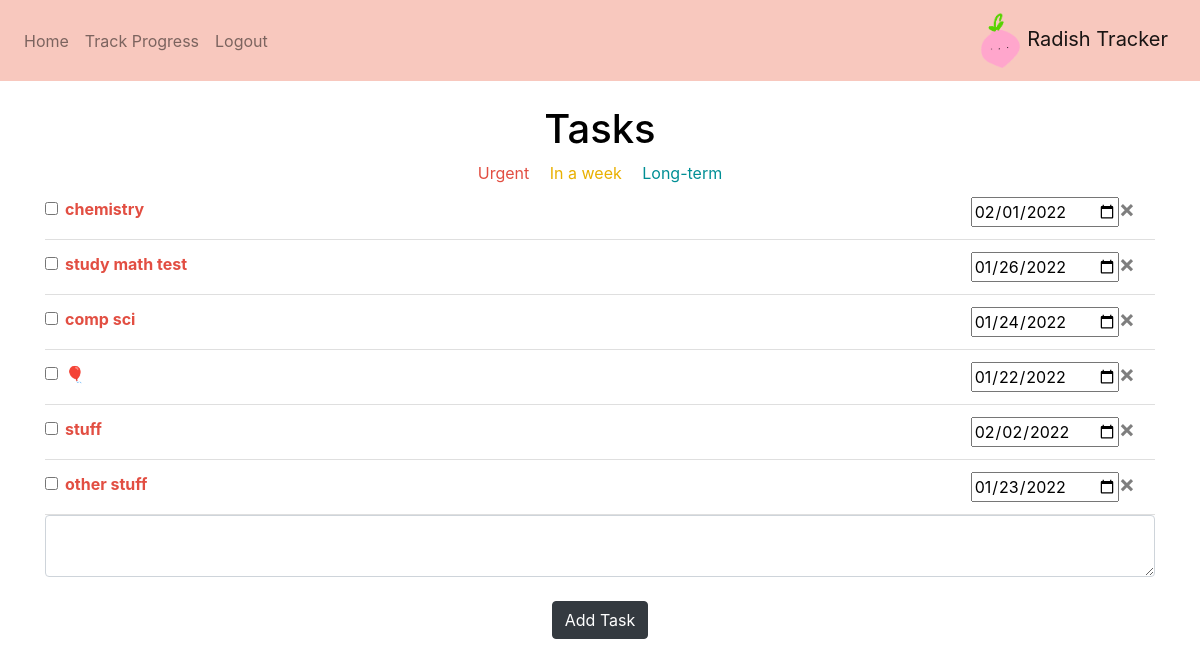
Screenshot of / (signed in) with the database file from the repository.
### website/models.py (models this page shows)
class Note(db.Model):
    id = db.Column(db.Integer, primary_key = True) #database will automatically set id for you
    data = db.Column(db.String(10000))
    date = db.Column(db.DateTime(timezone=True), default = func.now())
    user_id = db.Column(db.Integer, db.ForeignKey('user.id'))

### website/views.py (the view, shortened to what this page needs)
@views.route('/', methods = ['GET', 'POST'])
@login_required #only home page if logged in
def home():
    return render_template("home.html", user = current_user, today = datetime.now()) #in our template ,can check our current user

### website/templates/home.html
{% extends "base.html" %} {% block title %}Home{% endblock %} {% block content
    %}
    <br />
    <h1 align="center" style = "color:black">Tasks</h1>
    <div align = "center"
      <span style = "color: #e24e42">Urgent&emsp;</span>
      <span style = "color: #e9b000">In a week&emsp;</span>
      <span style = "color: #008f95">Long-term</span>
    </div>
    <ul class="list-group list-group-flush" id="notes">
      {% for note in user.notes %}
      <li class="list-group-item">
        {% if (note.date-today).days <= 2 %}
          <span style = "color: #e24e42">
            <input class="form-check-input" type="checkbox" value="" onClick = "strikethrough(this)">
            <strong>{{ note.data }}</strong>
          </span>
        {% elif (note.date-today).days <= 7 %}
          <span style = "color: #e9b000">
            <input class="form-check-input" type="checkbox" value="" onClick = "strikethrough(this)">
            {{ note.data }}
          </span>
        {% else %}
          <span style = "color: #008f95">
            <input class="form-check-input" type="checkbox" value="" onClick = "strikethrough(this)">
            {{ note.data }}
          </span>
        {% endif %}
        <span class="float-right">
          <input method = "POST"
            type="date"
            id = "deadline"
            name = "deadline"
            value="{{note.date.strftime('%Y-%m-%d')}}"
            onchange="dateChanged(this, {{ note.id }})"
            min="{{ today.strftime('%Y-%m-%d') }}"
          />
          <button type="button" class = "close" onClick="deleteNote({{ note.id }})">
            <span aria-hidden="true">&times;</span>
          </button>
        </span>
      </li>
      {% endfor %}
    </ul>
    <form method="POST">
      <textarea
        name="note"
        id="note"
        class="form-control">
      </textarea>
      <br />
      <div align="center">
        <button type="submit" class="btn btn-dark">Add Task</button>
      </div>
    </form>
    {% endblock %}

### rows the page displays
Note: data "chemistry", deadline "02/01/2022"
Note: data "study math test", deadline "01/26/2022"
Note: data "comp sci", deadline "01/24/2022"
Note: data "🎈", deadline "01/22/2022"
Note: data "stuff", deadline "02/02/2022"
Note: data "other stuff", deadline "01/23/2022"
